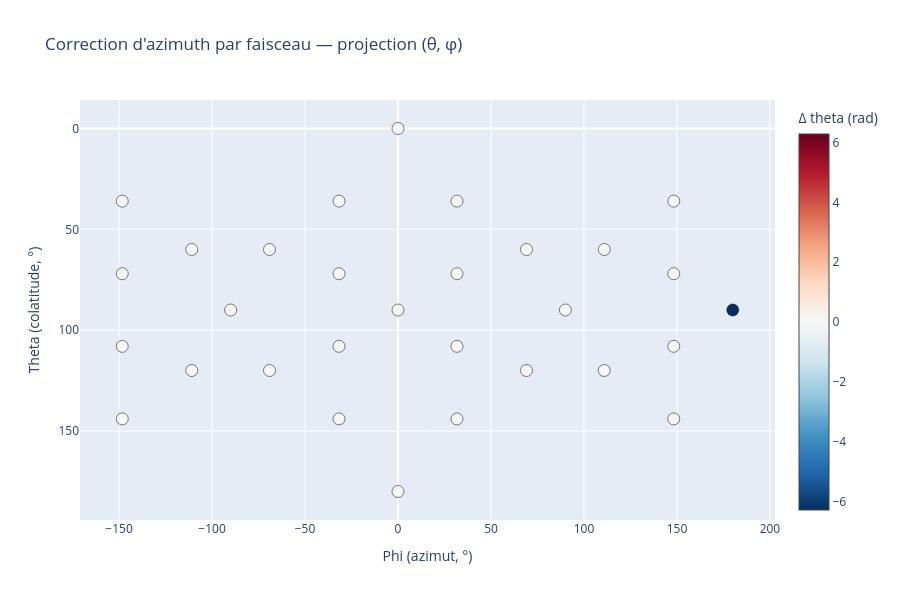

Write notebook code for a chart like this one.
### Code cell
max_abs_delta = np.max(np.abs(delta_phi))

fig2 = go.Figure(data=go.Scatter(
    x=np.degrees(phi1),
    y=np.degrees(theta1),
    mode='markers',
    marker=dict(
        size=12,
        color=delta_phi,
        colorscale='RdBu_r',
        cmin=-max_abs_delta,
        cmax=max_abs_delta,
        colorbar=dict(title="Δ theta (rad)"),
        line=dict(color='black', width=0.5)
    ),
    text=[f"Faisceau {i}<br>Δphi = {np.degrees(delta_phi[i]):.4f} °<br>phi_avant={np.degrees(phi1[i]):.6g}<br>phi_après={np.degrees(phi2[i]):.6g}"
          for i in range(NBEAMS)],
    hoverinfo='text'
))
fig2.update_layout(
    title="Correction d'azimuth par faisceau — projection (θ, φ)",
    xaxis_title="Phi (azimut, °)",
    yaxis_title="Theta (colatitude, °)",
    yaxis=dict(autorange='reversed'),
    width=900,
    height=600
)
fig2.show()

### Figure 1 — Plotly figure (JSON) as saved in the notebook; plotly's stock layout.template omitted (floating-point values rounded to 4 significant figures)
{"data": [{"hoverinfo": "text", "marker": {"cmax": 6.283, "cmin": -6.283, "color": [-0.0, 0.002576, -0.002574, -0.00197, -0.002881, 4.915e-07, 0.002878, 0.001968, 0.002573, -0.002574, 0.002881, 0.00197, -0.0008793, -1.795e-07, 0.0008797, 0.000247, -6.367e-06, 1.536e-05, -0.0002405, -0.0008772, -6.283, 0.0008784, -0.001968, -0.002878, -8.825e-07, 7.114e-06, -1.466e-05, 0.0002413, 0.0, -0.0002467], "colorbar": {"title": {"text": "Δ theta (rad)"}}, "colorscale": [[0, "rgb(5,48,97)"], [0.1, "rgb(33,102,172)"], [0.2, "rgb(67,147,195)"], [0.3, "rgb(146,197,222)"], [0.4, "rgb(209,229,240)"], [0.5, "rgb(247,247,247)"], [0.6, "rgb(253,219,199)"], [0.7, "rgb(244,165,130)"], [0.8, "rgb(214,96,77)"], [0.9, "rgb(178,24,43)"], [1, "rgb(103,0,31)"]], "line": {"color": "black", "width": 0.5}, "size": 12}, "mode": "markers", "text": ["Faisceau 0<br>Δphi = -0.0000 °<br>phi_avant=0<br>phi_après=-0", "Faisceau 1<br>Δphi = 0.1476 °<br>phi_avant=-31.7175<br>phi_après=-31.5699", "Faisceau 2<br>Δphi = -0.1475 °<br>phi_avant=31.7175<br>phi_après=31.57", "Faisceau 3<br>Δphi = -0.1129 °<br>phi_avant=31.7175<br>phi_après=31.6046", "Faisceau 4<br>Δphi = -0.1650 °<br>phi_avant=69.0948<br>phi_après=68.9298", "Faisceau 5<br>Δphi = 0.0000 °<br>phi_avant=90<br>phi_après=90", "Faisceau 6<br>Δphi = 0.1649 °<br>phi_avant=110.905<br>phi_après=111.07", "Faisceau 7<br>Δphi = 0.1128 °<br>phi_avant=148.283<br>phi_après=148.395", "Faisceau 8<br>Δphi = 0.1474 °<br>phi_avant=148.283<br>phi_après=148.43", "Faisceau 9<br>Δphi = -0.1475 °<br>phi_avant=-148.283<br>phi_après=-148.43", "Faisceau 10<br>Δphi = 0.1650 °<br>phi_avant=-69.0948<br>phi_après=-68.9298", "Faisceau 11<br>Δphi = 0.1129 °<br>phi_avant=-31.7175<br>phi_après=-31.6046", "Faisceau 12<br>Δphi = -0.0504 °<br>phi_avant=-31.7175<br>phi_après=-31.7679", "Faisceau 13<br>Δphi = -0.0000 °<br>phi_avant=0<br>phi_après=-1.02834e-05", "Faisceau 14<br>Δphi = 0.0504 °<br>phi_avant=31.7175<br>phi_après=31.7679", "Faisceau 15<br>Δphi = 0.0142 °<br>phi_avant=31.7175<br>phi_après=31.7316", "Faisceau 16<br>Δphi = -0.0004 °<br>phi_avant=69.0948<br>phi_après=69.0945", "Faisceau 17<br>Δphi = 0.0009 °<br>phi_avant=110.905<br>phi_après=110.906", "Faisceau 18<br>Δphi = -0.0138 °<br>phi_avant=148.283<br>phi_après=148.269", "Faisceau 19<br>Δphi = -0.0503 °<br>phi_avant=148.283<br>phi_après=148.232", "Faisceau 20<br>Δphi = -360.0000 °<br>phi_avant=180<br>phi_après=-180", "Faisceau 21<br>Δphi = 0.0503 °<br>phi_avant=-148.283<br>phi_après=-148.232", "Faisceau 22<br>Δphi = -0.1128 °<br>phi_avant=-148.283<br>phi_après=-148.395", "Faisceau 23<br>Δphi = -0.1649 °<br>phi_avant=-110.905<br>phi_après=-111.07", "Faisceau 24<br>Δphi = -0.0001 °<br>phi_avant=-90<br>phi_après=-90.0001", "Faisceau 25<br>Δphi = 0.0004 °<br>phi_avant=-69.0948<br>phi_après=-69.0944", "Faisceau 26<br>Δphi = -0.0008 °<br>phi_avant=-110.905<br>phi_après=-110.906", "Faisceau 27<br>Δphi = 0.0138 °<br>phi_avant=-148.283<br>phi_après=-148.269", "Faisceau 28<br>Δphi = 0.0000 °<br>phi_avant=0<br>phi_après=0", "Faisceau 29<br>Δphi = -0.0141 °<br>phi_avant=-31.7175<br>phi_après=-31.7316"], "type": "scatter", "x": [0.0, -31.72, 31.72, 31.72, 69.09, 90.0, 110.9, 148.3, 148.3, -148.3, -69.09, -31.72, -31.72, 0.0, 31.72, 31.72, 69.09, 110.9, 148.3, 148.3, 180.0, -148.3, -148.3, -110.9, -90.0, -69.09, -110.9, -148.3, 0.0, -31.72], "y": [0.0, 36.0, 36.0, 72.0, 60.0, 90.0, 60.0, 72.0, 36.0, 36.0, 60.0, 72.0, 108.0, 90.0, 108.0, 144.0, 120.0, 120.0, 144.0, 108.0, 90.0, 108.0, 72.0, 60.0, 90.0, 120.0, 120.0, 144.0, 180.0, 144.0]}], "layout": {"height": 600, "title": {"text": "Correction d'azimuth par faisceau — projection (θ, φ)"}, "width": 900, "xaxis": {"title": {"text": "Phi (azimut, °)"}}, "yaxis": {"autorange": "reversed", "title": {"text": "Theta (colatitude, °)"}}}}
